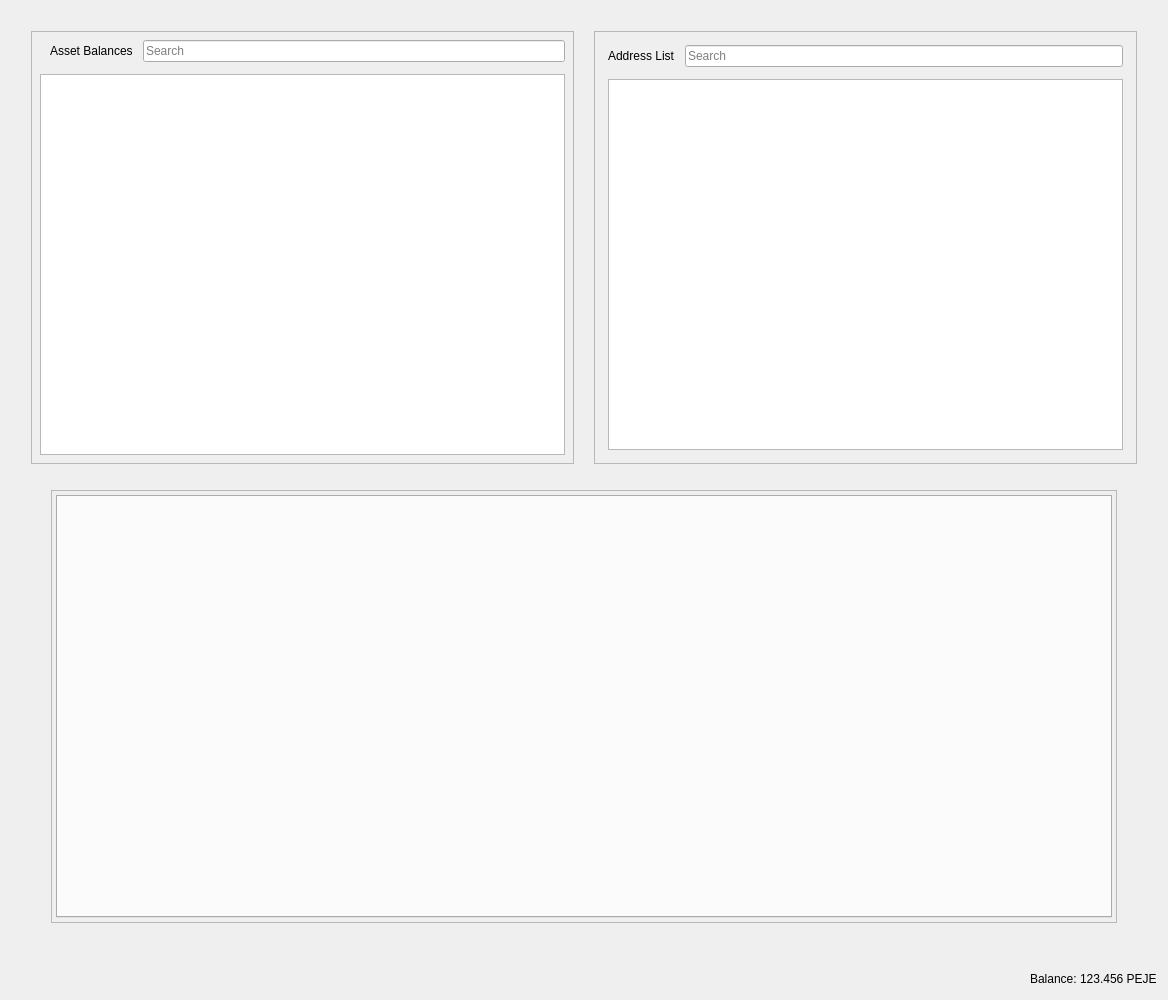
<?xml version="1.0" encoding="UTF-8"?>
<ui version="4.0">
 <class>RestrictedAssetsDialog</class>
 <widget class="QDialog" name="RestrictedAssetsDialog">
  <property name="geometry">
   <rect>
    <x>0</x>
    <y>0</y>
    <width>1168</width>
    <height>1000</height>
   </rect>
  </property>
  <property name="windowTitle">
   <string>Send Coins</string>
  </property>
  <layout class="QVBoxLayout" name="verticalLayout">
   <item>
    <layout class="QHBoxLayout" name="horizontalLayout">
     <property name="spacing">
      <number>20</number>
     </property>
     <property name="leftMargin">
      <number>20</number>
     </property>
     <property name="topMargin">
      <number>20</number>
     </property>
     <property name="rightMargin">
      <number>20</number>
     </property>
     <property name="bottomMargin">
      <number>20</number>
     </property>
     <item>
      <widget class="QFrame" name="frameAssetBalance">
       <property name="frameShape">
        <enum>QFrame::StyledPanel</enum>
       </property>
       <property name="frameShadow">
        <enum>QFrame::Raised</enum>
       </property>
       <layout class="QVBoxLayout" name="verticalLayout_7">
        <property name="spacing">
         <number>12</number>
        </property>
        <property name="leftMargin">
         <number>4</number>
        </property>
        <property name="topMargin">
         <number>4</number>
        </property>
        <property name="rightMargin">
         <number>4</number>
        </property>
        <property name="bottomMargin">
         <number>4</number>
        </property>
        <item>
         <layout class="QVBoxLayout" name="verticalLayout_4">
          <property name="spacing">
           <number>12</number>
          </property>
          <property name="leftMargin">
           <number>4</number>
          </property>
          <property name="topMargin">
           <number>4</number>
          </property>
          <property name="rightMargin">
           <number>4</number>
          </property>
          <property name="bottomMargin">
           <number>4</number>
          </property>
          <item>
           <layout class="QHBoxLayout" name="horizontalLayout_8">
            <property name="spacing">
             <number>10</number>
            </property>
            <property name="leftMargin">
             <number>10</number>
            </property>
            <item>
             <widget class="QLabel" name="labelAssetBalance">
              <property name="text">
               <string>Asset Balances</string>
              </property>
             </widget>
            </item>
            <item>
             <widget class="QLineEdit" name="lineEditAssetSearch">
              <property name="placeholderText">
               <string>Search</string>
              </property>
             </widget>
            </item>
           </layout>
          </item>
          <item>
           <widget class="QTableView" name="listAssets"/>
          </item>
         </layout>
        </item>
       </layout>
      </widget>
     </item>
     <item>
      <widget class="QFrame" name="frameAddressList">
       <property name="frameShape">
        <enum>QFrame::StyledPanel</enum>
       </property>
       <property name="frameShadow">
        <enum>QFrame::Raised</enum>
       </property>
       <layout class="QVBoxLayout" name="verticalLayout_10">
        <property name="spacing">
         <number>12</number>
        </property>
        <item>
         <layout class="QVBoxLayout" name="verticalLayout_9">
          <property name="spacing">
           <number>12</number>
          </property>
          <property name="leftMargin">
           <number>4</number>
          </property>
          <property name="topMargin">
           <number>4</number>
          </property>
          <property name="rightMargin">
           <number>4</number>
          </property>
          <property name="bottomMargin">
           <number>4</number>
          </property>
          <item>
           <layout class="QHBoxLayout" name="horizontalLayout_9">
            <property name="spacing">
             <number>10</number>
            </property>
            <property name="leftMargin">
             <number>0</number>
            </property>
            <property name="topMargin">
             <number>0</number>
            </property>
            <property name="rightMargin">
             <number>0</number>
            </property>
            <property name="bottomMargin">
             <number>0</number>
            </property>
            <item>
             <widget class="QLabel" name="labelAddressList">
              <property name="text">
               <string>Address List</string>
              </property>
             </widget>
            </item>
            <item>
             <widget class="QLineEdit" name="lineEditAddressSearch">
              <property name="placeholderText">
               <string>Search</string>
              </property>
             </widget>
            </item>
           </layout>
          </item>
          <item>
           <widget class="QTableView" name="myAddressList"/>
          </item>
         </layout>
        </item>
       </layout>
      </widget>
     </item>
    </layout>
   </item>
   <item>
    <layout class="QHBoxLayout" name="horizontalLayout_4">
     <property name="spacing">
      <number>34</number>
     </property>
     <property name="leftMargin">
      <number>40</number>
     </property>
     <property name="topMargin">
      <number>0</number>
     </property>
     <property name="rightMargin">
      <number>40</number>
     </property>
     <property name="bottomMargin">
      <number>40</number>
     </property>
     <item>
      <widget class="QFrame" name="tabFrame">
       <property name="frameShape">
        <enum>QFrame::StyledPanel</enum>
       </property>
       <property name="frameShadow">
        <enum>QFrame::Raised</enum>
       </property>
       <layout class="QVBoxLayout" name="verticalLayout_8">
        <property name="spacing">
         <number>12</number>
        </property>
        <property name="leftMargin">
         <number>4</number>
        </property>
        <property name="topMargin">
         <number>4</number>
        </property>
        <property name="rightMargin">
         <number>4</number>
        </property>
        <property name="bottomMargin">
         <number>4</number>
        </property>
        <item>
         <widget class="QTabWidget" name="tabWidget">
          <property name="tabPosition">
           <enum>QTabWidget::North</enum>
          </property>
          <property name="tabShape">
           <enum>QTabWidget::Rounded</enum>
          </property>
          <property name="currentIndex">
           <number>-1</number>
          </property>
          <property name="elideMode">
           <enum>Qt::ElideNone</enum>
          </property>
         </widget>
        </item>
       </layout>
      </widget>
     </item>
    </layout>
   </item>
   <item>
    <layout class="QHBoxLayout" name="horizontalLayout_2">
     <property name="spacing">
      <number>3</number>
     </property>
     <item>
      <spacer name="horizontalSpacer">
       <property name="orientation">
        <enum>Qt::Horizontal</enum>
       </property>
       <property name="sizeHint" stdset="0">
        <size>
         <width>40</width>
         <height>20</height>
        </size>
       </property>
      </spacer>
     </item>
     <item alignment="Qt::AlignRight">
      <widget class="QLabel" name="label">
       <property name="sizePolicy">
        <sizepolicy hsizetype="Preferred" vsizetype="Fixed">
         <horstretch>0</horstretch>
         <verstretch>0</verstretch>
        </sizepolicy>
       </property>
       <property name="text">
        <string>Balance:</string>
       </property>
      </widget>
     </item>
     <item alignment="Qt::AlignRight">
      <widget class="QLabel" name="labelBalance">
       <property name="sizePolicy">
        <sizepolicy hsizetype="Preferred" vsizetype="Fixed">
         <horstretch>0</horstretch>
         <verstretch>0</verstretch>
        </sizepolicy>
       </property>
       <property name="cursor">
        <cursorShape>IBeamCursor</cursorShape>
       </property>
       <property name="text">
        <string notr="true">123.456 PEJE</string>
       </property>
       <property name="textInteractionFlags">
        <set>Qt::LinksAccessibleByMouse|Qt::TextSelectableByKeyboard|Qt::TextSelectableByMouse</set>
       </property>
      </widget>
     </item>
    </layout>
   </item>
  </layout>
 </widget>
 <resources>
  <include location="../pejecoin.qrc"/>
 </resources>
 <connections/>
</ui>
